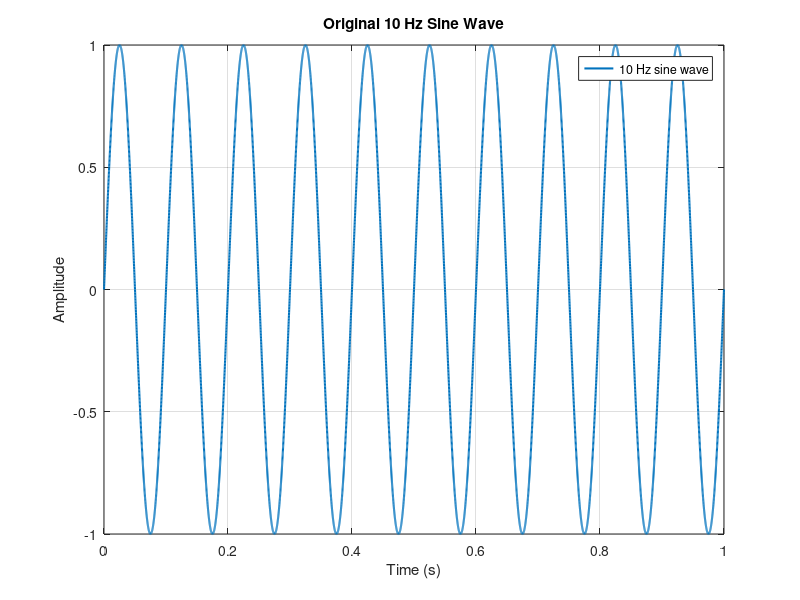
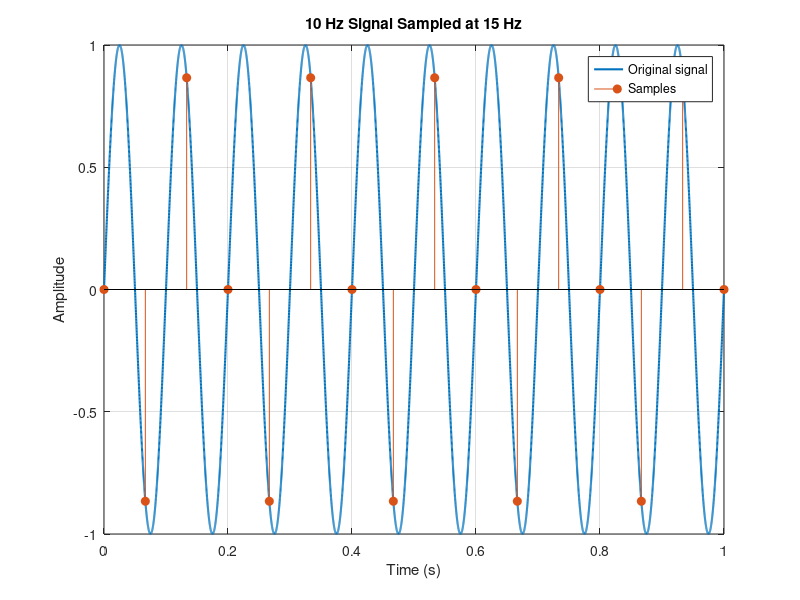
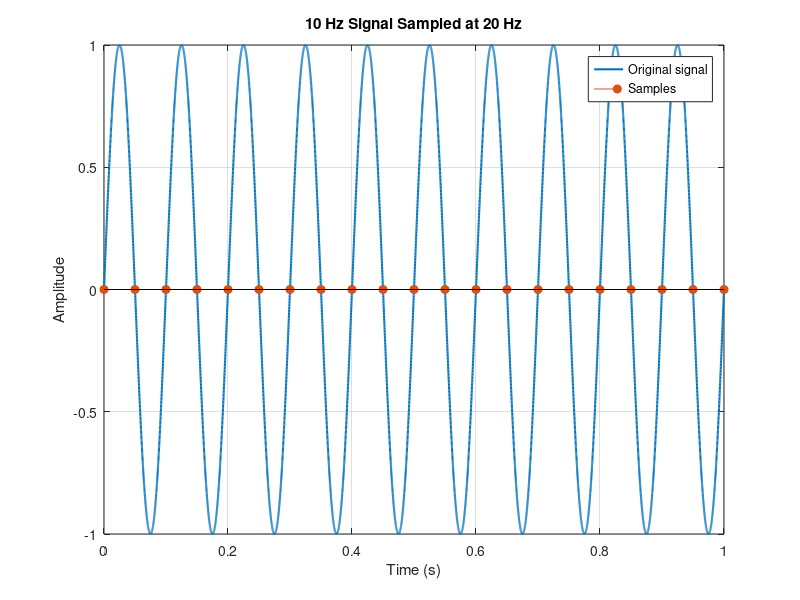
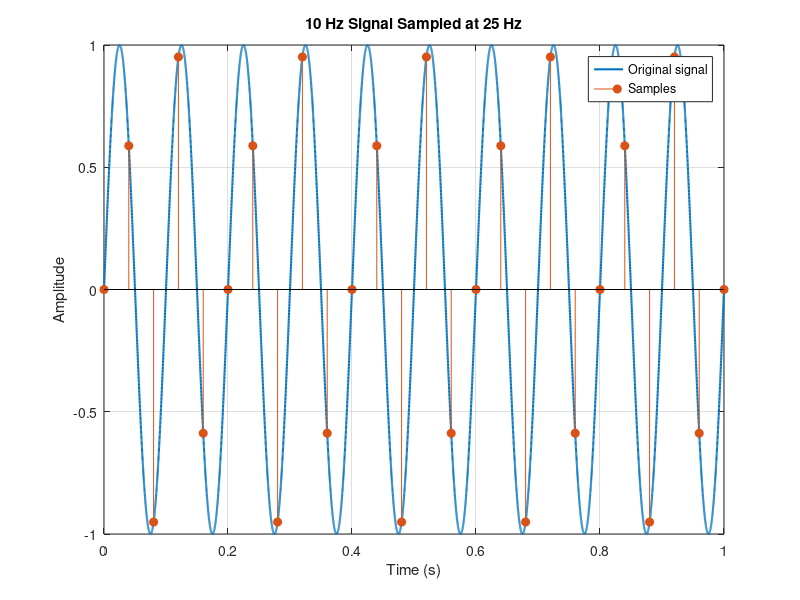

Write the MATLAB code that produced these figures, in order.
%% Lecture 02 - Sampling and Aliasing
% This script investigates the effect of sampling frequency
% on a 10 Hz sine wave.

clear;
clc;
close all;

%% Signal parameters
f = 10;              % Signal frequency in Hz
T = 1;               % Signal duration in seconds

% Small time step for a close approximation to continuous time
dt = 0.0001;
t = 0:dt:T;

% Original continuous-time signal
x = sin(2*pi*f*t);
%% Task 1 - Original Signal

figure;

plot(t, x, 'LineWidth', 1.5);

title('Original 10 Hz Sine Wave');
xlabel('Time (s)');
ylabel('Amplitude');
grid on;
legend('10 Hz sine wave');

saveas(gcf, 'original_signal.png');
%% Task 2 - Sampling Investigation

sampling_frequencies = [15 20 25 50 100];

for k = 1:length(sampling_frequencies)

    fs = sampling_frequencies(k);

    % Sampling period
    Ts = 1/fs;

    % Sampled time vector
    ts = 0:Ts:T;

    % Sampled signal
    xs = sin(2*pi*f*ts);

    % Create figure
    figure;

    % Plot original signal
    plot(t, x, 'LineWidth', 1.5);
    hold on;

    % Plot sampled points
    stem(ts, xs, 'filled');

    title(['10 Hz Signal Sampled at ', num2str(fs), ' Hz']);
    xlabel('Time (s)');
    ylabel('Amplitude');
    legend('Original signal', 'Samples');
    grid on;

    hold off;

    % Save figure
    filename = ['sampling_', num2str(fs), 'Hz.png'];
    saveas(gcf, filename);

end
